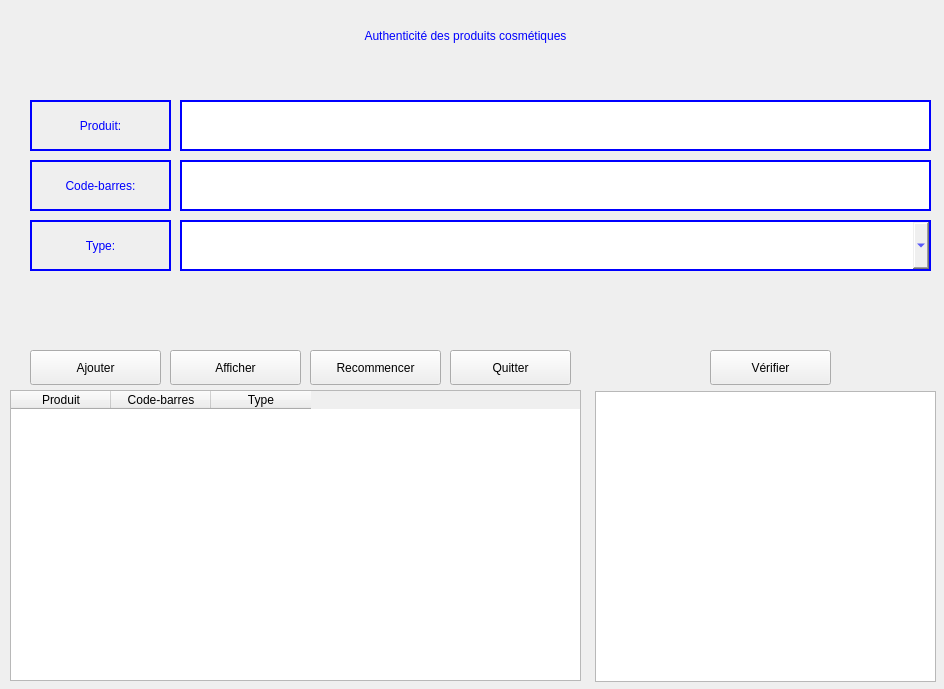
<?xml version="1.0" encoding="UTF-8"?>
<ui version="4.0">
 <class>Form</class>
 <widget class="QWidget" name="Form">
  <property name="geometry">
   <rect>
    <x>0</x>
    <y>0</y>
    <width>944</width>
    <height>689</height>
   </rect>
  </property>
  <property name="windowTitle">
   <string>Form</string>
  </property>
  <widget class="QLabel" name="label">
   <property name="geometry">
    <rect>
     <x>290</x>
     <y>10</y>
     <width>351</width>
     <height>51</height>
    </rect>
   </property>
   <property name="styleSheet">
    <string notr="true">color: blue;
font: 75 14pt &quot;MS Shell Dlg 2&quot;;</string>
   </property>
   <property name="text">
    <string>Authenticité des produits cosmétiques</string>
   </property>
   <property name="alignment">
    <set>Qt::AlignCenter</set>
   </property>
  </widget>
  <widget class="QLabel" name="label_2">
   <property name="geometry">
    <rect>
     <x>30</x>
     <y>100</y>
     <width>141</width>
     <height>51</height>
    </rect>
   </property>
   <property name="styleSheet">
    <string notr="true">color: blue;
font: 75 14pt &quot;MS Shell Dlg 2&quot;;
border: 2px solid blue;</string>
   </property>
   <property name="text">
    <string>Produit:</string>
   </property>
   <property name="alignment">
    <set>Qt::AlignCenter</set>
   </property>
  </widget>
  <widget class="QLabel" name="label_3">
   <property name="geometry">
    <rect>
     <x>30</x>
     <y>160</y>
     <width>141</width>
     <height>51</height>
    </rect>
   </property>
   <property name="styleSheet">
    <string notr="true">color: blue;
font: 75 14pt &quot;MS Shell Dlg 2&quot;;
border: 2px solid blue;</string>
   </property>
   <property name="text">
    <string>Code-barres:</string>
   </property>
   <property name="alignment">
    <set>Qt::AlignCenter</set>
   </property>
  </widget>
  <widget class="QLabel" name="label_4">
   <property name="geometry">
    <rect>
     <x>30</x>
     <y>220</y>
     <width>141</width>
     <height>51</height>
    </rect>
   </property>
   <property name="styleSheet">
    <string notr="true">color: blue;
font: 75 14pt &quot;MS Shell Dlg 2&quot;;
border: 2px solid blue;</string>
   </property>
   <property name="text">
    <string>Type:</string>
   </property>
   <property name="alignment">
    <set>Qt::AlignCenter</set>
   </property>
  </widget>
  <widget class="QLineEdit" name="pN">
   <property name="geometry">
    <rect>
     <x>180</x>
     <y>100</y>
     <width>751</width>
     <height>51</height>
    </rect>
   </property>
   <property name="styleSheet">
    <string notr="true">color: blue;
font: 75 14pt &quot;MS Shell Dlg 2&quot;;
border: 2px solid blue;</string>
   </property>
   <property name="alignment">
    <set>Qt::AlignCenter</set>
   </property>
  </widget>
  <widget class="QLineEdit" name="pC">
   <property name="geometry">
    <rect>
     <x>180</x>
     <y>160</y>
     <width>751</width>
     <height>51</height>
    </rect>
   </property>
   <property name="styleSheet">
    <string notr="true">color: blue;
font: 75 14pt &quot;MS Shell Dlg 2&quot;;
border: 2px solid blue;</string>
   </property>
   <property name="alignment">
    <set>Qt::AlignCenter</set>
   </property>
  </widget>
  <widget class="QComboBox" name="pT">
   <property name="geometry">
    <rect>
     <x>180</x>
     <y>220</y>
     <width>751</width>
     <height>51</height>
    </rect>
   </property>
   <property name="styleSheet">
    <string notr="true">color: blue;
font: 75 14pt &quot;MS Shell Dlg 2&quot;;
border: 2px solid blue;</string>
   </property>
   <item>
    <property name="text">
     <string/>
    </property>
   </item>
   <item>
    <property name="text">
     <string>Hygiéne</string>
    </property>
   </item>
   <item>
    <property name="text">
     <string>Maquillage</string>
    </property>
   </item>
   <item>
    <property name="text">
     <string>Parfum</string>
    </property>
   </item>
   <item>
    <property name="text">
     <string>Soin</string>
    </property>
   </item>
   <item>
    <property name="text">
     <string>Solaire</string>
    </property>
   </item>
  </widget>
  <widget class="QPushButton" name="aJ">
   <property name="geometry">
    <rect>
     <x>30</x>
     <y>350</y>
     <width>131</width>
     <height>35</height>
    </rect>
   </property>
   <property name="text">
    <string>Ajouter</string>
   </property>
  </widget>
  <widget class="QTableWidget" name="tW">
   <property name="geometry">
    <rect>
     <x>10</x>
     <y>390</y>
     <width>571</width>
     <height>291</height>
    </rect>
   </property>
   <property name="selectionBehavior">
    <enum>QAbstractItemView::SelectColumns</enum>
   </property>
   <attribute name="horizontalHeaderCascadingSectionResizes">
    <bool>false</bool>
   </attribute>
   <attribute name="horizontalHeaderStretchLastSection">
    <bool>false</bool>
   </attribute>
   <column>
    <property name="text">
     <string>Produit</string>
    </property>
   </column>
   <column>
    <property name="text">
     <string>Code-barres</string>
    </property>
   </column>
   <column>
    <property name="text">
     <string>Type</string>
    </property>
   </column>
  </widget>
  <widget class="QListWidget" name="lW">
   <property name="geometry">
    <rect>
     <x>595</x>
     <y>391</y>
     <width>341</width>
     <height>291</height>
    </rect>
   </property>
  </widget>
  <widget class="QPushButton" name="aF">
   <property name="geometry">
    <rect>
     <x>170</x>
     <y>350</y>
     <width>131</width>
     <height>35</height>
    </rect>
   </property>
   <property name="text">
    <string>Afficher</string>
   </property>
  </widget>
  <widget class="QPushButton" name="rE">
   <property name="geometry">
    <rect>
     <x>310</x>
     <y>350</y>
     <width>131</width>
     <height>35</height>
    </rect>
   </property>
   <property name="text">
    <string>Recommencer</string>
   </property>
  </widget>
  <widget class="QPushButton" name="qI">
   <property name="geometry">
    <rect>
     <x>450</x>
     <y>350</y>
     <width>121</width>
     <height>35</height>
    </rect>
   </property>
   <property name="text">
    <string>Quitter</string>
   </property>
  </widget>
  <widget class="QPushButton" name="vE">
   <property name="geometry">
    <rect>
     <x>710</x>
     <y>350</y>
     <width>121</width>
     <height>35</height>
    </rect>
   </property>
   <property name="text">
    <string>Vérifier</string>
   </property>
  </widget>
 </widget>
 <resources/>
 <connections/>
</ui>
